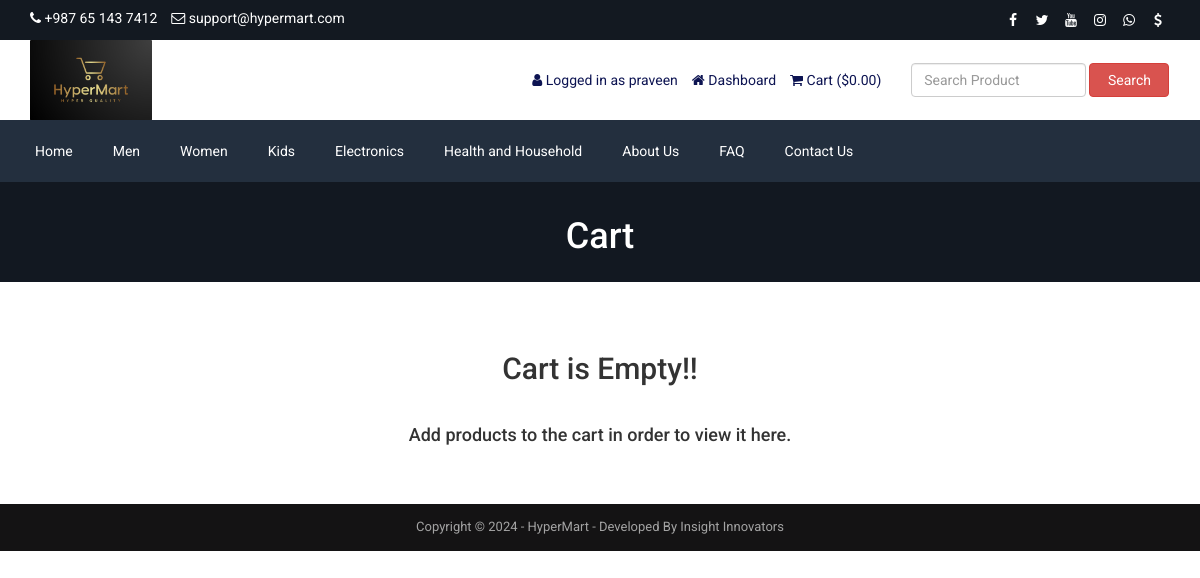
/cart.php (signed in), run on the app's committed database.
### tables this page shows
CREATE TABLE `tbl_settings` (
  `id` int(11) NOT NULL,
  `logo` text NOT NULL,
  `favicon` text NOT NULL,
  `footer_about` text NOT NULL,
  `footer_copyright` text NOT NULL,
  `contact_address` text NOT NULL,
  `contact_email` varchar(255) NOT NULL,
  `contact_phone` varchar(255) NOT NULL,
  `contact_fax` varchar(255) NOT NULL,
  `contact_map_iframe` text NOT NULL,
  `receive_email` varchar(255) NOT NULL,
  `receive_email_subject` varchar(255) NOT NULL,
  `receive_email_thank_you_message` text NOT NULL,
  `forget_password_message` text NOT NULL,
  `total_recent_post_footer` int(10) NOT NULL,
  `total_popular_post_footer` int(10) NOT NULL,
  `total_recent_post_sidebar` int(11) NOT NULL,
  `total_popular_post_sidebar` int(11) NOT NULL,
  `total_featured_product_home` int(11) NOT NULL,
  `total_latest_product_home` int(11) NOT NULL,
  `total_popular_product_home` int(11) NOT NULL,
  `meta_title_home` text NOT NULL,
  `meta_keyword_home` text NOT NULL,
  `meta_description_home` text NOT NULL,
  `banner_login` text NOT NULL,
  `banner_registration` text NOT NULL,
  `banner_forget_password` text NOT NULL,
  `banner_reset_password` text NOT NULL,
  `banner_search` text NOT NULL,
  `banner_cart` text NOT NULL,
  `banner_checkout` text NOT NULL,
  `banner_product_category` text NOT NULL,
  `banner_blog` text NOT NULL,
  `cta_title` varchar(255) NOT NULL,
  `cta_content` text NOT NULL,
  `cta_read_more_text` varchar(255) NOT NULL,
  `cta_read_more_url` varchar(255) NOT NULL,
  `cta_photo` text NOT NULL,
  `featured_product_title` varchar(255) NOT NULL,
  `featured_product_subtitle` varchar(255) NOT NULL,
  `latest_product_title` varchar(255) NOT NULL,
  `latest_product_subtitle` varchar(255) NOT NULL,
  `popular_product_title` varchar(255) NOT NULL,
  `popular_product_subtitle` varchar(255) NOT NULL,
  `testimonial_title` varchar(255) NOT NULL,
  `testimonial_subtitle` varchar(255) NOT NULL,
  `testimonial_photo` text NOT NULL,
  `blog_title` varchar(255) NOT NULL,
  `blog_subtitle` varchar(255) NOT NULL,
  `newsletter_text` text NOT NULL,
  `paypal_email` varchar(255) NOT NULL,
  `stripe_public_key` varchar(255) NOT NULL,
  `stripe_secret_key` varchar(255) NOT NULL,
  `bank_detail` text NOT NULL,
  `before_head` text NOT NULL,
  `after_body` text NOT NULL,
  `before_body` text NOT NULL,
  `home_service_on_off` int(11) NOT NULL,
  `home_welcome_on_off` int(11) NOT NULL,
  `home_featured_product_on_off` int(11) NOT NULL,
  `home_latest_product_on_off` int(11) NOT NULL,
  `home_popular_product_on_off` int(11) NOT NULL,
  `home_testimonial_on_off` int(11) NOT NULL,
  `home_blog_on_off` int(11) NOT NULL,
  `newsletter_on_off` int(11) NOT NULL,
  `ads_above_welcome_on_off` int(1) NOT NULL,
  `ads_above_featured_product_on_off` int(1) NOT NULL,
  `ads_above_latest_product_on_off` int(1) NOT NULL,
  `ads_above_popular_product_on_off` int(1) NOT NULL,
  `ads_above_testimonial_on_off` int(1) NOT NULL,
  `ads_category_sidebar_on_off` int(1) NOT NULL
);

CREATE TABLE `tbl_social` (
  `social_id` int(11) NOT NULL,
  `social_name` varchar(30) NOT NULL,
  `social_url` varchar(255) NOT NULL,
  `social_icon` varchar(30) NOT NULL
);

CREATE TABLE `tbl_top_category` (
  `tcat_id` int(11) NOT NULL,
  `tcat_name` varchar(255) NOT NULL,
  `show_on_menu` int(1) NOT NULL
);

CREATE TABLE `tbl_page` (
  `id` int(11) NOT NULL,
  `about_title` varchar(255) NOT NULL,
  `about_content` text NOT NULL,
  `about_banner` varchar(255) NOT NULL,
  `about_meta_title` varchar(255) NOT NULL,
  `about_meta_keyword` text NOT NULL,
  `about_meta_description` text NOT NULL,
  `faq_title` varchar(255) NOT NULL,
  `faq_banner` varchar(255) NOT NULL,
  `faq_meta_title` varchar(255) NOT NULL,
  `faq_meta_keyword` text NOT NULL,
  `faq_meta_description` text NOT NULL,
  `blog_title` varchar(255) NOT NULL,
  `blog_banner` varchar(255) NOT NULL,
  `blog_meta_title` varchar(255) NOT NULL,
  `blog_meta_keyword` text NOT NULL,
  `blog_meta_description` text NOT NULL,
  `contact_title` varchar(255) NOT NULL,
  `contact_banner` varchar(255) NOT NULL,
  `contact_meta_title` varchar(255) NOT NULL,
  `contact_meta_keyword` text NOT NULL,
  `contact_meta_description` text NOT NULL,
  `pgallery_title` varchar(255) NOT NULL,
  `pgallery_banner` varchar(255) NOT NULL,
  `pgallery_meta_title` varchar(255) NOT NULL,
  `pgallery_meta_keyword` text NOT NULL,
  `pgallery_meta_description` text NOT NULL,
  `vgallery_title` varchar(255) NOT NULL,
  `vgallery_banner` varchar(255) NOT NULL,
  `vgallery_meta_title` varchar(255) NOT NULL,
  `vgallery_meta_keyword` text NOT NULL,
  `vgallery_meta_description` text NOT NULL
);

### cart.php (the view, shortened to what this page needs)
<?php require_once('header.php'); ?>
<?php
$statement = $pdo->prepare("SELECT * FROM tbl_settings WHERE id=1");
$statement->execute();
$result = $statement->fetchAll(PDO::FETCH_ASSOC);
foreach ($result as $row) {
    $banner_cart = $row['banner_cart'];
}
?>
<div class="page-banner" style="background-image: url(assets/uploads/<?php echo $banner_cart; ?>)">
    <div class="overlay"></div>
    <div class="page-banner-inner">
        <h1><?php echo LANG_VALUE_18; ?></h1>
    </div>
</div>
<div class="page">
	<div class="container">
		<div class="row">
			<div class="col-md-12">
                <?php if(!isset($_SESSION['cart_p_id'])): ?>
                    <?php echo '<h2 class="text-center">Cart is Empty!!</h2></br>'; ?>
                    <?php echo '<h4 class="text-center">Add products to the cart in order to view it here.</h4>'; ?>
                <?php endif; ?>
			</div>
		</div>
	</div>
</div>
<?php require_once('footer.php'); ?>

### header.php (shortened to what this page needs)
<?php
include("admin/inc/config.php");
$statement = $pdo->prepare("SELECT * FROM tbl_settings WHERE id=1");
$statement->execute();
$result = $statement->fetchAll(PDO::FETCH_ASSOC);
foreach ($result as $row)
{
	$logo = $row['logo'];
	$contact_email = $row['contact_email'];
	$contact_phone = $row['contact_phone'];
}
?>
<!DOCTYPE html>
<html lang="en">
<head>
	<link rel="stylesheet" href="assets/css/bootstrap.min.css">
	<link rel="stylesheet" href="assets/css/font-awesome.min.css">
	<link rel="stylesheet" href="assets/css/owl.carousel.min.css">
	<link rel="stylesheet" href="assets/css/owl.theme.default.min.css">
	<link rel="stylesheet" href="assets/css/jquery.bxslider.min.css">
    <link rel="stylesheet" href="assets/css/magnific-popup.css">
    <link rel="stylesheet" href="assets/css/rating.css">
	<link rel="stylesheet" href="assets/css/spacing.css">
	<link rel="stylesheet" href="assets/css/bootstrap-touch-slider.css">
	<link rel="stylesheet" href="assets/css/animate.min.css">
	<link rel="stylesheet" href="assets/css/tree-menu.css">
	<link rel="stylesheet" href="assets/css/select2.min.css">
	<link rel="stylesheet" href="assets/css/main.css">
	<link rel="stylesheet" href="assets/css/responsive.css">
	<?php
	$statement = $pdo->prepare("SELECT * FROM tbl_page WHERE id=1");
	$statement->execute();
	$result = $statement->fetchAll(PDO::FETCH_ASSOC);
		?>
</head>
<body>
<div class="top">
	<div class="container">
		<div class="row">
			<div class="col-md-6 col-sm-6 col-xs-12">
				<div class="left">
					<ul>
						<li><i class="fa fa-phone"></i> <?php echo $contact_phone; ?></li>
						<li><i class="fa fa-envelope-o"></i> <?php echo $contact_email; ?></li>
					</ul>
				</div>
			</div>
			<div class="col-md-6 col-sm-6 col-xs-12">
				<div class="right">
					<ul>
						<?php
						$statement = $pdo->prepare("SELECT * FROM tbl_social");
						$statement->execute();
						$result = $statement->fetchAll(PDO::FETCH_ASSOC);
						foreach ($result as $row) {
							?>
							<?php if($row['social_url'] != ''): ?>
							<li><a href="<?php echo $row['social_url']; ?>"><i class="<?php echo $row['social_icon']; ?>"></i></a></li>
							<?php endif; ?>
							<?php
						}
						?>
					</ul>
				</div>
			</div>
		</div>
	</div>
</div>
<div class="header">
	<div class="container">
		<div class="row inner">
			<div class="col-md-4 logo">
				<a href="index.php"><img src="assets/uploads/<?php echo $logo; ?>" alt="logo image"></a>
			</div>
			<div class="col-md-5 right">
				<ul>
					<?php
					if(isset($_SESSION['customer'])) {
						?>
						<li><i class="fa fa-user"></i> <?php echo LANG_VALUE_13; ?> <?php echo $_SESSION['customer']['cust_name']; ?></li>
						<li><a href="dashboard.php"><i class="fa fa-home"></i> <?php echo LANG_VALUE_89; ?></a></li>
						<?php
					} else {
						?>
						<li><a href="login.php"><i class="fa fa-sign-in"></i> <?php echo LANG_VALUE_9; ?></a></li>
						<li><a href="registration.php"><i class="fa fa-user-plus"></i> <?php echo LANG_VALUE_15; ?></a></li>
						<?php
					}
					?>
					<li><a href="cart.php"><i class="fa fa-shopping-cart"></i> <?php echo LANG_VALUE_18; ?> (<?php echo LANG_VALUE_1; ?><?php
					if(isset($_SESSION['cart_p_id'])) {
						$table_total_price = 0;
						$i=0;
	                    foreach($_SESSION['cart_p_qty'] as $key => $value)
	                    {
	                        $i++;
	                        $arr_cart_p_qty[$i] = $value;
	                    }                    $i=0;
	                    foreach($_SESSION['cart_p_current_price'] as $key => $value)
	                    {
	                        $i++;
	                        $arr_cart_p_current_price[$i] = $value;
	                    }
	                    for($i=1;$i<=count($arr_cart_p_qty);$i++) {
	                    	$row_total_price = $arr_cart_p_current_price[$i]*$arr_cart_p_qty[$i];
	                        $table_total_price = $table_total_price + $row_total_price;
	                    }
						echo $table_total_price;
					} else {
						echo '0.00';
					}
					?>)</a></li>
				</ul>
			</div>
			<div class="col-md-3 search-area">
				<form class="navbar-form navbar-left" role="search" action="search-result.php" method="get">
					<div class="form-group">
						<input type="text" class="form-control search-top" placeholder="<?php echo LANG_VALUE_2; ?>" name="search_text">
					</div>
					<button type="submit" class="btn btn-danger"><?php echo LANG_VALUE_3; ?></button>
				</form>
			</div>
		</div>
	</div>
</div>
<div class="nav">
	<div class="container">
		<div class="row">
			<div class="col-md-12 pl_0 pr_0">
				<div class="menu-container">
					<div class="menu">
						<ul>
							<li><a href="index.php">Home</a></li>
							<?php
							$statement = $pdo->prepare("SELECT * FROM tbl_top_category WHERE show_on_menu=1");
							$statement->execute();
							$result = $statement->fetchAll(PDO::FETCH_ASSOC);
							foreach ($result as $row) {
								?>
								<li><a href="product-category.php?id=<?php echo $row['tcat_id']; ?>&type=top-category"><?php echo $row['tcat_name']; ?></a>
								</li>
								<?php
							}
							?>
							<?php
							$statement = $pdo->prepare("SELECT * FROM tbl_page WHERE id=1");
							$statement->execute();
							$result = $statement->fetchAll(PDO::FETCH_ASSOC);
							foreach ($result as $row) {
								$about_title = $row['about_title'];
								$faq_title = $row['faq_title'];
								$contact_title = $row['contact_title'];
							}
							?>
							<li><a href="about.php"><?php echo $about_title; ?></a></li>
							<li><a href="faq.php"><?php echo $faq_title; ?></a></li>
							<li><a href="contact.php"><?php echo $contact_title; ?></a></li>
						</ul>
					</div>
				</div>
			</div>
		</div>
	</div>
</div>

### footer.php (shortened to what this page needs)
<?php
$statement = $pdo->prepare("SELECT * FROM tbl_settings WHERE id=1");
$statement->execute();
$result = $statement->fetchAll(PDO::FETCH_ASSOC);
foreach ($result as $row)
{
	$footer_copyright = $row['footer_copyright'];
}
?>
<div class="footer-bottom">
	<div class="container">
		<div class="row">
			<div class="col-md-12 copyright">
				<?php echo $footer_copyright; ?>
			</div>
		</div>
	</div>
</div>
</body>
</html>

### assets/css/main.css (style rules this page uses)
* { margin: 0; padding: 0; }
body { font-family: "Roboto", sans-serif; font-size: 14px; }
h1, h2, h3, h4, h5, h6 { font-family: "Roboto", sans-serif; }
a { text-decoration: none; }
.top { width: 100%; height: 40px; background: #131921; }
.top .left { float: left; }
.top .left ul { padding-top: 8px; }
.top .left ul li { list-style-type: none; float: left; margin-right: 14px; color: white; }
.top .left ul li i { color: white; }
.top .right { float: right; }
.top .right ul { padding-top: 8px; }
.top .right ul li { list-style-type: none; float: left; margin-left: 5px; }
.top .right ul li a { color: white; width: 24px; height: 24px; line-height: 24px; text-align: center; border-radius: 50%; display: block; transition: all 0.4s ease; }
.header { width: 100%; height: auto; background: #fff; }
.header .inner { height: auto; display: table; }
.header .logo { float: none; display: table-cell; vertical-align: middle; }
.header .logo img { max-width: 100%; height: 80px; }
.header .navbar-form .form-control { width: 300px; }
.header .search-area { float: none; display: table-cell; vertical-align: middle; }
.header .search-area .form-group { width: calc(100% - 84px); }
.header .search-area button { width: 80px; }
.header .search-area form { width: 100%; }
.header .right { float: none; display: table-cell; vertical-align: middle; padding-right: 0; }
.header .right ul { float: right; margin-bottom: 0; }
.header .right ul li { list-style-type: none; float: left; margin-left: 14px; color: #0d1452; }
.header .right ul li a { color: #0d1452; }
.header .navbar-form .search-top { width: 100%; }
.nav { background: #232f3e; }
.menu-container { width: 100%; margin: 0 auto; background: #232f3e; }
.menu-dropdown-icon:before { content: "\f067"; font-family: "FontAwesome"; display: none; cursor: pointer; float: right; padding: 1.5em 2em; background: #fff; color: #333; }
.menu > ul { margin: 0 auto; width: 100%; list-style: none; padding: 0; position: relative; box-sizing: border-box; }
.menu > ul:before, .menu > ul:after { content: ""; display: table; }
.menu > ul:after { clear: both; }
.menu > ul > li { float: left; padding: 0; margin: 0; }
.menu > ul > li a { text-decoration: none; padding: 1.5em 20px; display: block; color: #fff; }
.footer-bottom { width: 100%; height: auto; background: #141314; padding: 14px 0; }
.footer-bottom .copyright { font-size: 13px; color: #a3a3a3; text-align: center; }
.page-banner { width: 100%; height: auto; background-repeat: no-repeat; background-position: center center; -webkit-background-size: cover; background-size: cover; position: relative; padding-top: 15px; padding-bottom: 15px; overflow: hidden; }
.page-banner .overlay { position: absolute; left: 0; top: 0; width: 100%; height: 100%; opacity: 0.7; background: #131921; }
.page-banner h1 { color: #fff; text-align: center; z-index: 999; position: relative; }
.page { width: 100%; height: auto; padding-top: 50px; padding-bottom: 50px; }

### assets/css/responsive.css (style rules this page uses)
@media only screen and (min-width: 992px) { .header .inner { width: 100%; } }
@media only screen and (min-width: 992px) { .header .search-area { padding-right: 0; } }
@media only screen and (min-width: 992px) { .header .search-area form { padding-right: 0; } }
@media only screen and (min-width: 992px) { .header .container { padding-right: 0; } }

### data on the page
tbl_settings: contact_phone "+987 65 143 7412", contact_email "support@hypermart.com", logo (picture), banner_cart (picture), footer_copyright "Copyright © 2024 - HyperMart - Developed By Insight Innovators"
tbl_top_category: tcat_name "Men"
tbl_top_category: tcat_name "Women"
tbl_top_category: tcat_name "Kids"
tbl_top_category: tcat_name "Electronics"
tbl_top_category: tcat_name "Health and Household"
tbl_page: about_title "About Us", faq_title "FAQ", contact_title "Contact Us"

### other printed values
LANG_VALUE_13 "Logged in as"
$_SESSION['customer']['cust_name'] "praveen"
LANG_VALUE_89 "Dashboard"
LANG_VALUE_18 "Cart"
LANG_VALUE_1 "$"
LANG_VALUE_3 "Search"
